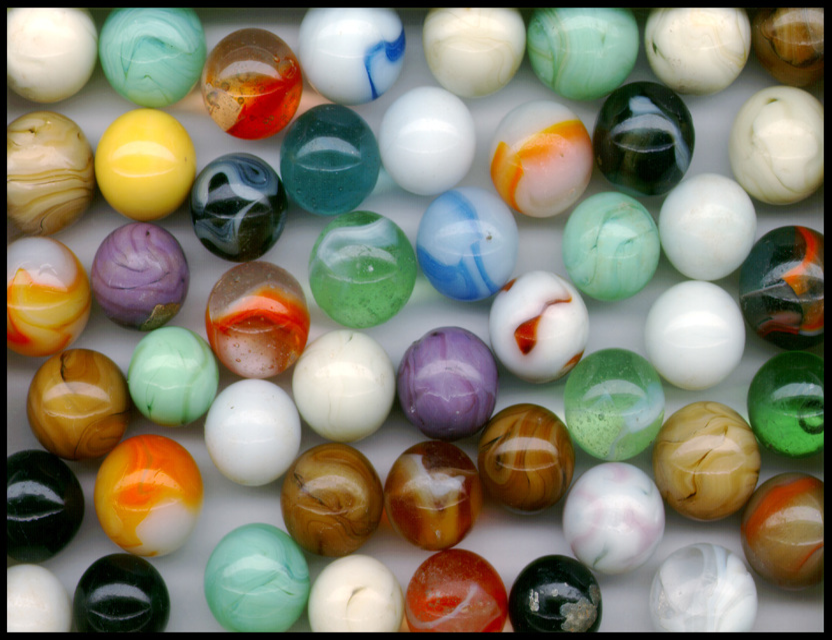
//> input picture qt/viewer/test.png, 832 x 640 px
$ ./main ../../qt/viewer/test.png   (built with g++ and OpenCV 4)
//> lines starting //> are read from the running program, lines starting //| are printed output that depends on the picture; after the words box and inside, x2 and y2 are one past the last pixel; in counts of white or black regions, pixels touching at a corner belong together
#include <opencv2/core.hpp>
#include "opencv2/imgproc.hpp"
#include <opencv2/imgcodecs.hpp>
#include <opencv2/highgui.hpp>
#include <iostream>

using namespace cv;


std::string make_name(std::string path, std::string ending)
{
    path.erase(path.find_last_of('.'), std::string::npos);
    path = "out/" + path + ending;
    return path;
}


int main(int argc, char **argv)
{
    if(argc < 2) {
        std::cout << "Usage:" << std::endl;
        std::cout << "  ext image.jpg" << std::endl;
        return 1;
    }
    std::string image_path = samples::findFile(argv[1]);
    Mat img = imread(image_path, IMREAD_GRAYSCALE);
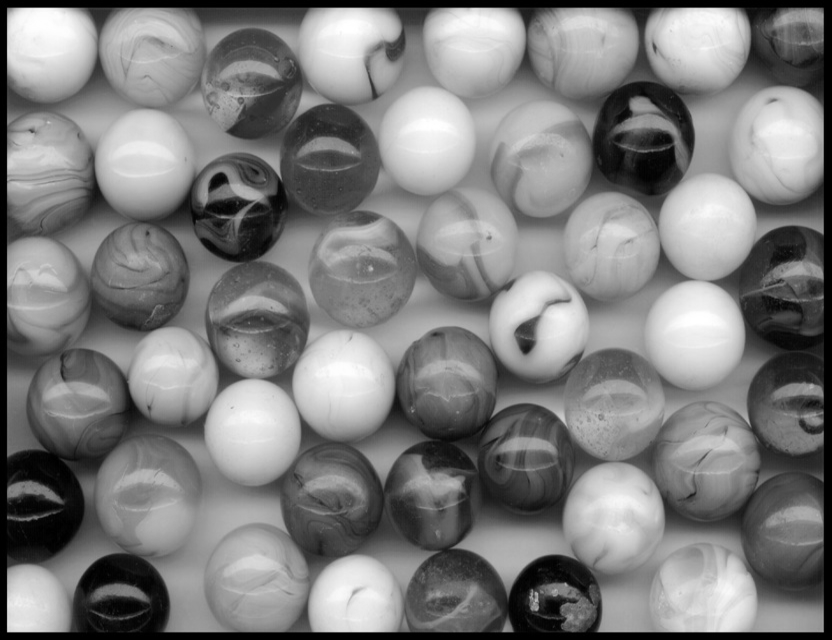
//> img: 640 rows x 832 cols, CV_8UC1; min 0, max 255, mean 125.1
    if(img.empty()) {
        std::cout << "Could not read the image: " << image_path << std::endl;
        return 1;
    }
    std::cout << "channels = " << img.channels() << std::endl;
//| channels = 1
    std::cout << "width = " << img.cols << std::endl;
//| width = 832
    std::cout << "height = " << img.rows << std::endl;
//| height = 640
    std::cout << "depth = " << img.depth() << std::endl;
//| depth = 0

    Mat img2 = Mat::zeros(img.size(), CV_8U);
    bitwise_not(img, img2);
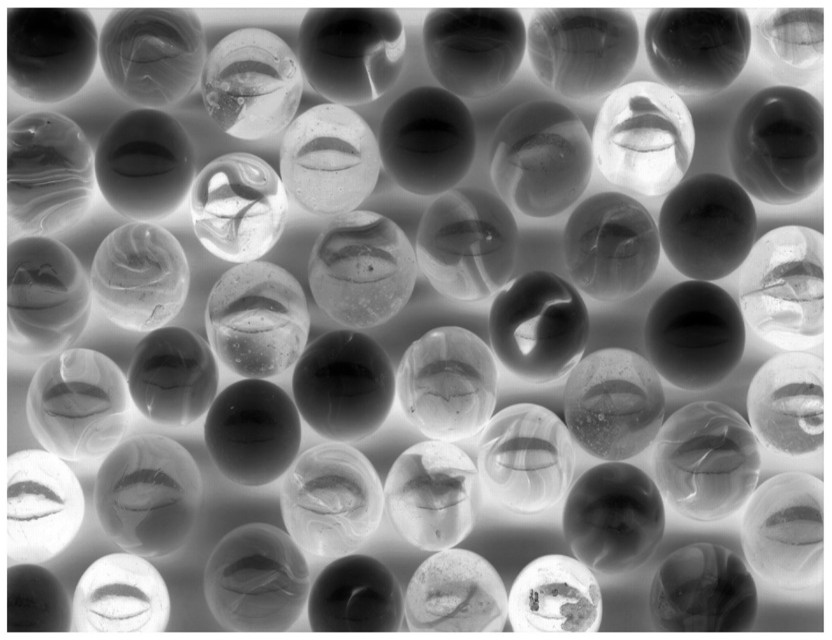
//> img2: 640 rows x 832 cols, CV_8UC1; min 0, max 255, mean 129.9

    Mat img3 = Mat::zeros(img.size(), CV_8U);
    threshold(img2, img3, 128, 0, /*threshold_type*/ 3);
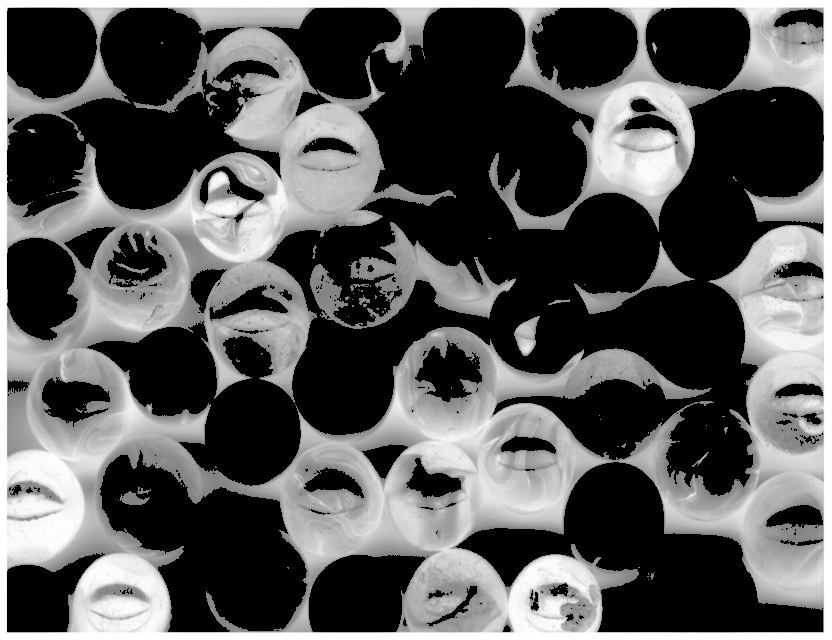
//> img3: 640 rows x 832 cols, CV_8UC1; min 0, max 255, mean 88

    Mat canny_output;
    int thresh = 0;
    Canny(img3, canny_output, thresh, thresh*2);
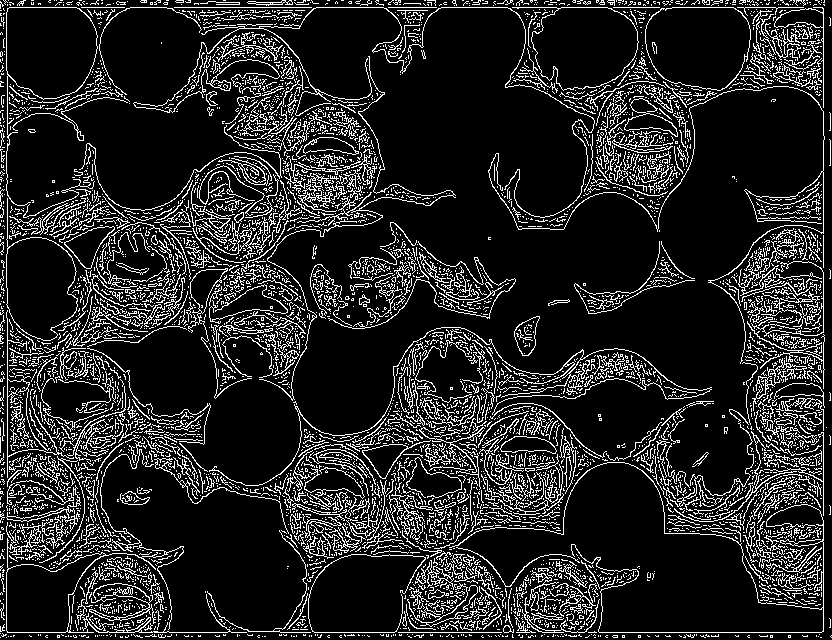
//> canny_output: 640 rows x 832 cols, CV_8UC1; 14.6% white in thin lines or dots

    std::vector<std::vector<Point>> contours;
    findContours(canny_output, contours, RETR_TREE, CHAIN_APPROX_SIMPLE);
//> contours = 6260 contours, 6012 with area under 20; largest, box (x1, y1, x2, y2) and area: (645, 7, 751, 91) 7222, (645, 7, 751, 91) 7176, (6, 7, 98, 206) 7130, (6, 7, 98, 100) 7082, (512, 7, 639, 91) 6850

    std::vector<std::vector<Point> > contours_poly( contours.size() );
//> contours_poly = 6260 empty contours
    std::vector<Rect> boundRect( contours.size() );

    for(size_t i = 0; i < contours.size(); i++) {
        approxPolyDP( contours[i], contours_poly[i], 3, true );
        boundRect[i] = boundingRect( contours_poly[i] );
    }
//> after the loop, contours_poly = 6260 contours, 5856 with area under 20; largest, box (x1, y1, x2, y2) and area: (645, 7, 750, 91) 7079, (6, 7, 98, 206) 7021, (7, 7, 98, 100) 6952, (645, 7, 751, 91) 6941, (512, 7, 639, 91) 6871; boundRect = 6260 Rects (x, y, width, height), first 8: [820, 637, 1, 1], [594, 637, 1, 1], [6, 637, 1, 1], [0, 637, 1, 1], [818, 636, 1, 1], [562, 636, 1, 1], [560, 636, 1, 1], [547, 636, 1, 1]

    Mat drawing = Mat::zeros( canny_output.size(), CV_8U );

    Rect target;
    bool found = false;
    for(size_t i = 0; i < contours.size(); i++) {
        Scalar color = Scalar(255);
//        drawContours(drawing, contours_poly, (int)i, color);
        if(boundRect[i].width > 300 && boundRect[i].height > 300) {
            Scalar mean_color = mean( img3( boundRect[i] ) );
            if(mean_color.val[0] > 100) {
                rectangle(drawing, boundRect[i].tl(), boundRect[i].br(), color, 2);
                if(boundRect[i].width > target.width && boundRect[i].height > target.height) {
                    target = boundRect[i];
                    found = true;
                }
            }
        }
    }
//> drawing: 640 rows x 832 cols, CV_8UC1; every value is 0
//> after the loop, target = Rect(0, 0, 0, 0); found = false

    if(!found) {
        std::cout << "image not found" << std::endl;
//> (the run ends here: the program exits with an error code, at `return 1;`)
